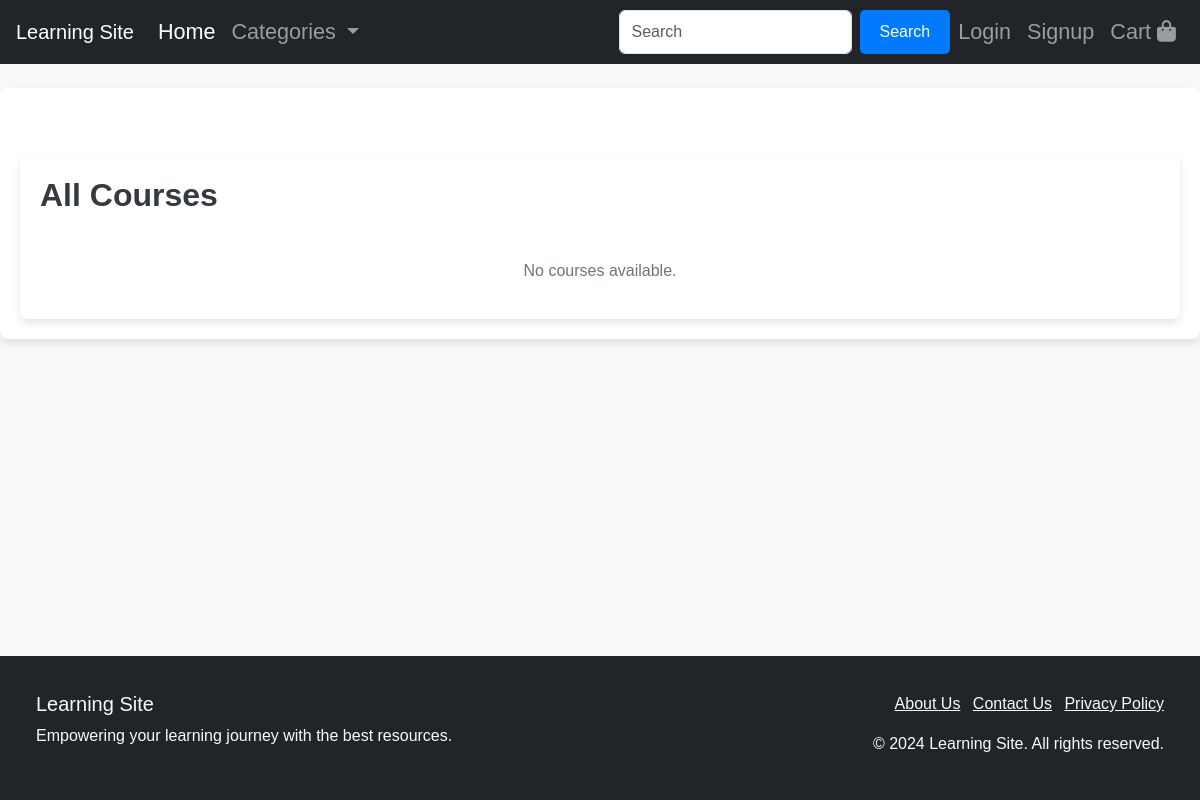
Page /courses/ on the earlier database version.
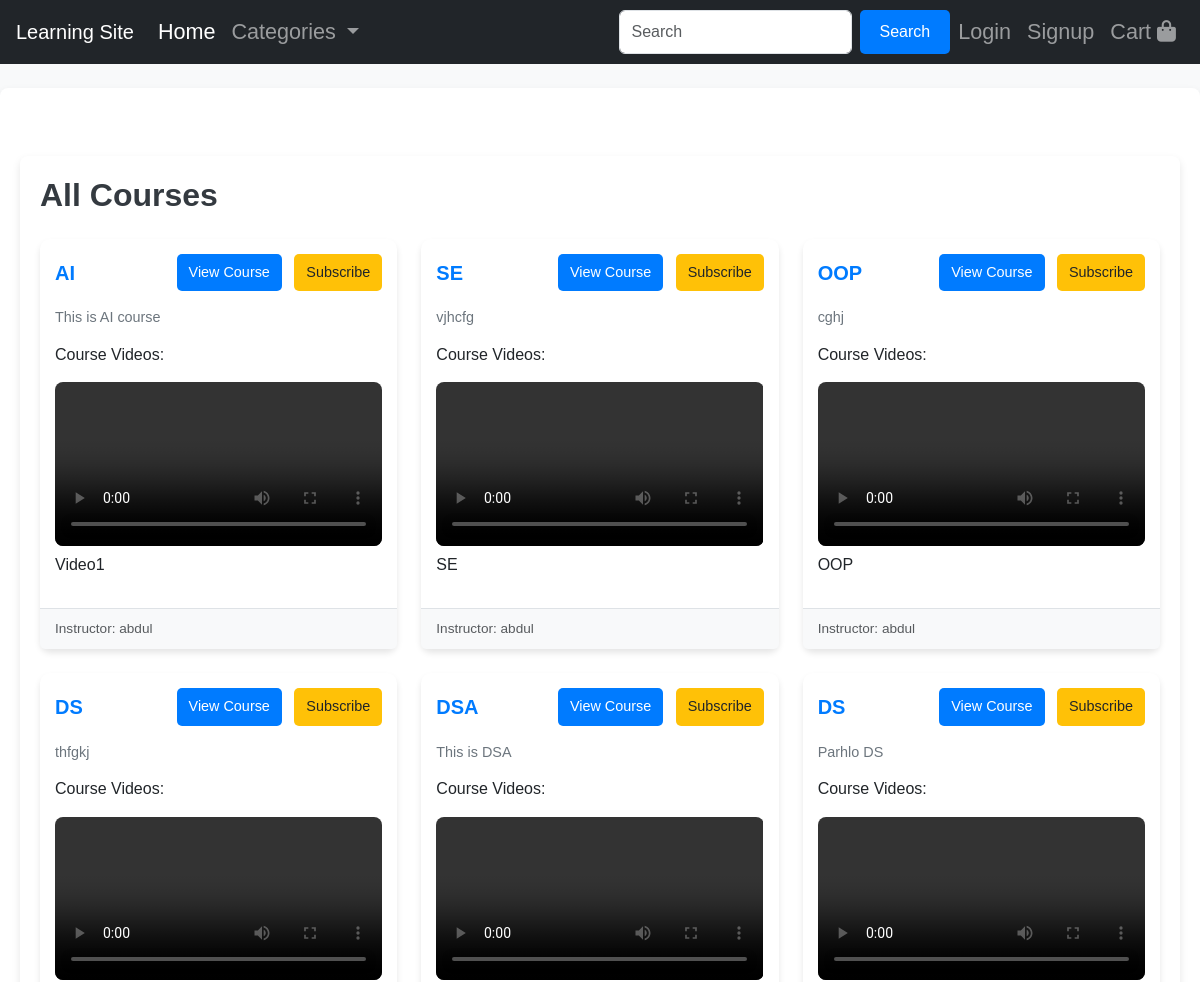
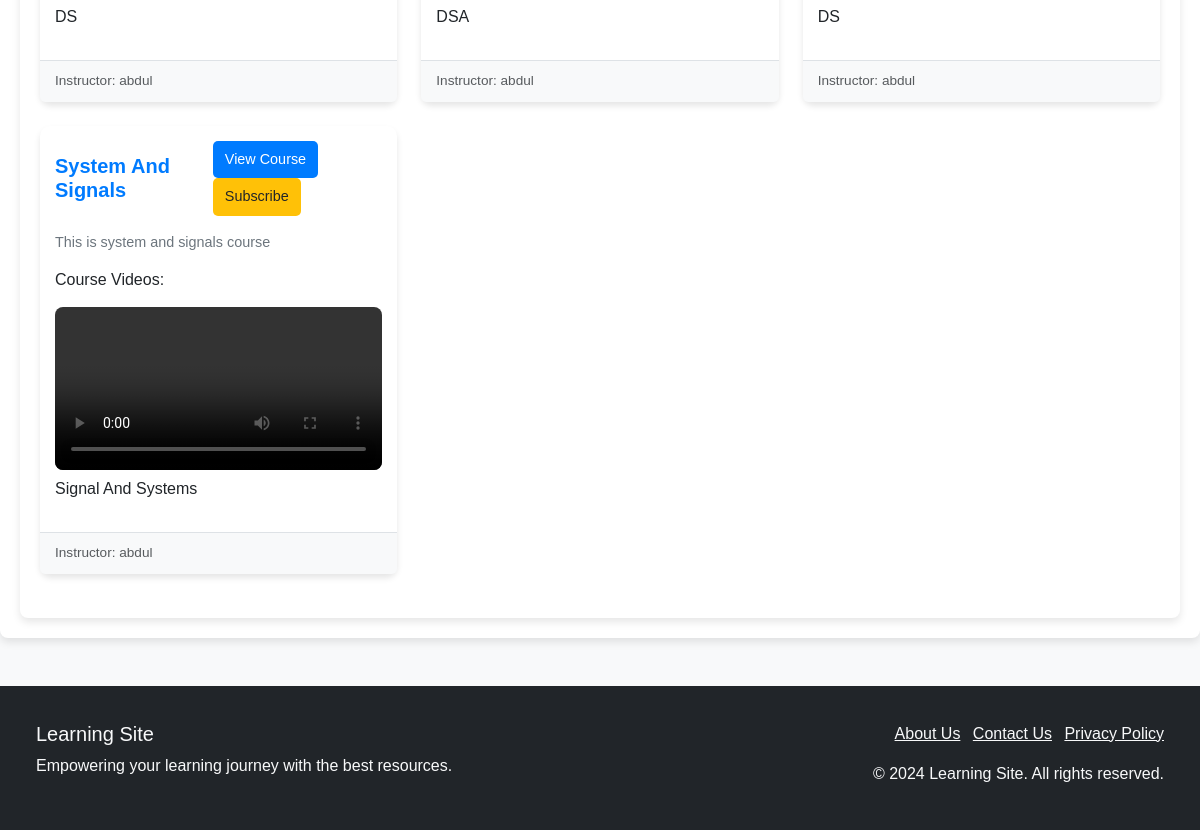
Same page on the later database version (2 pictures, top to bottom).
### course_instructor/models.py (models this page shows, shortened)
class Course(models.Model):
    COURSE_TYPE_CHOICES = [
        ('paid', 'Paid'),
        ('unpaid', 'Unpaid'),
    ]
    title = models.CharField(max_length=255)
    description = models.TextField()
    duration = models.DurationField(default=timedelta(days=30))
    instructor = models.ForeignKey(Profile, on_delete=models.CASCADE, related_name='courses_taught')
    course_type = models.CharField(max_length=10, choices=COURSE_TYPE_CHOICES, default='unpaid')
    created_at = models.DateTimeField(auto_now_add=True)
    updated_at = models.DateTimeField(auto_now=True)

class CourseContent(models.Model):
    course = models.ForeignKey(Course, related_name='contents', on_delete=models.CASCADE)
    title = models.CharField(max_length=255)
    video = models.FileField(upload_to='course_videos/', max_length=255)
    content_type = models.CharField(max_length=100, choices=[('video', 'Video'), ('pdf', 'PDF'), ('text', 'Text')])
    order = models.IntegerField()
    additional_resources = models.FileField(upload_to='resources/', null=True, blank=True)
    is_first_video = models.BooleanField(default=False)

### main/models.py (models this page shows, shortened)
class Profile(models.Model):
    user = models.OneToOneField(User, on_delete=models.CASCADE)
    bio = models.TextField(blank=True, null=True)  # Short biography or description of the user
    profile_picture = models.ImageField(upload_to='profile_pics/', blank=True, null=True)  # Optional profile picture
    is_student = models.BooleanField(default=False)  # Indicates if the user is a student
    is_instructor = models.BooleanField(default=False)  # Indicates if the user is an instructor
    instructor_bio = models.TextField(blank=True, null=True)  # Detailed bio for instructors
    expertise = models.CharField(max_length=255, blank=True, null=True)  # Area of expertise (e.g., subject or field)
    created_at = models.DateTimeField(auto_now_add=True)  # Automatically set when the profile is created
    updated_at = models.DateTimeField(auto_now=True)  # Automatically updated when the profile is modified

### course_instructor/views.py (the view)
# urls.py: path("courses/", filter_courses, name="filter_courses"),
def filter_courses(request):
    course_type = request.GET.get('type', 'all')
    content_prefetch = Prefetch(
        'contents',
        queryset=CourseContent.objects.all().order_by('order')
    )
    if course_type == 'paid':
        courses = Course.objects.filter(course_type='paid').prefetch_related(content_prefetch)
    elif course_type == 'unpaid':
        courses = Course.objects.filter(course_type='unpaid').prefetch_related(content_prefetch)
    else:
        courses = Course.objects.all().prefetch_related(content_prefetch)
    return render(request, 'course_list.html', {'courses': courses, 'selected_type': course_type})

### template/course_list.html (shortened to what this page needs)
{% extends "layout.html" %}
{% load static %}
{% block content %}
<main class="container mt-5">
  <h1 class="mb-4">
    {% if selected_type == 'paid' %}
      Paid Courses
    {% elif selected_type == 'unpaid' %}
      Unpaid Courses
    {% else %}
      All Courses
    {% endif %}
  </h1>
  <div class="row">
    {% for course in courses %}
    <div class="col-md-4 mb-4">
      <div class="card h-100">
        <div class="card-body">
          <div class="d-flex justify-content-between align-items-center">
            <h5 class="card-title mb-0">{{ course.title }}</h5>
            <div>
              <a href="{% url 'course_detail' course.id %}" class="btn btn-primary btn-sm me-2">View Course</a>
              <a href="{% url 'subscribe' course.title course.course_type %}" class="btn btn-warning btn-sm">Subscribe</a>
            </div>
          </div>
          <p class="card-text mt-3">{{ course.description|truncatewords:20 }}</p>
          {% if course.contents.exists %}
          <h6>Course Videos:</h6>
          {% for content in course.contents.all %}
            {% if content.content_type == 'video' %}
            <div class="mb-3">
              <video width="100%" controls>
                <source src="{{ content.video.url }}" type="video/mp4">
              </video>
              <p>{{ content.title }}</p>
            </div>
            {% endif %}
          {% endfor %}
          {% else %}
          <p>No videos available for this course.</p>
          {% endif %}
        </div>
        <div class="card-footer text-muted">
          Instructor: {{ course.instructor.user.username }}
        </div>
      </div>
    </div>
    {% empty %}
    <p class="text-center col-12">No courses available.</p>
    {% endfor %}
  </div>
</main>
{% endblock %}

Differences in the rows shown:
added Course: title "AI", description "This is AI course", instructor.user.username "abdul"
added CourseContent: title "Video1", shown under "AI"
added Course: title "SE", description "vjhcfg", instructor.user.username "abdul"
added CourseContent: title "SE"
added Course: title "OOP", description "cghj", instructor.user.username "abdul"
added CourseContent: title "OOP"
added Course: title "DS", description "thfgkj", instructor.user.username "abdul"
added CourseContent: title "DS"
added Course: title "DSA", description "This is DSA", instructor.user.username "abdul"
added CourseContent: title "DSA"
added Course: title "DS", description "Parhlo DS", instructor.user.username "abdul"
added CourseContent: title "DS"
added Course: title "System And Signals", description "This is system and signals course", instructor.user.username "abdul"
added CourseContent: title "Signal And Systems", shown under "System And Signals"
Other differences:
text no longer shown: "No courses available."
